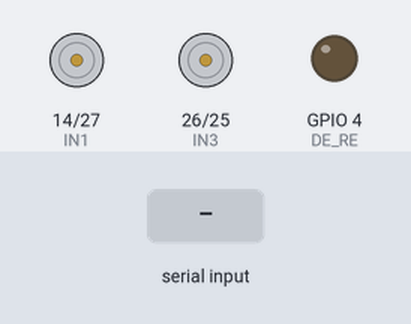
The sketch below on a simulated ESP32. On the bench: motor-driver pin pairs drawn as motors (green arrow = first pin HIGH = forward, orange = second pin HIGH = backward, longer = more drive, scaled by the enable pin), output pins drawn as LEDs (lit = HIGH). The inputs (shaded band) are chosen by the test bench. WiFi joins after 1.5 s; servers stay silent unless stated; nothing arrives over Bluetooth unless stated; what the sketch prints to the serial monitor is not drawn.

Above: at 2.7 s.
2.8 s: "F90\n" received over the second serial link
At 4.7 s:
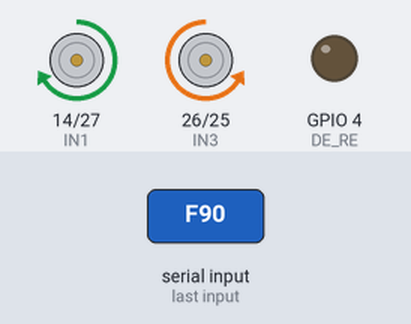
5.0 s: "B90\n" received over the second serial link
At 6.3 s:
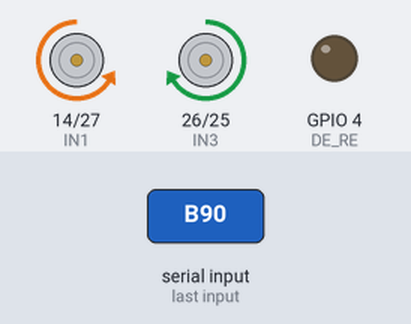
7.0 s: "L90\n" received over the second serial link
At 7.9 s:
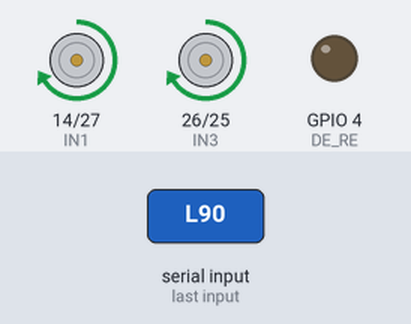
9.0 s: "R90\n" received over the second serial link
At 10.7 s:
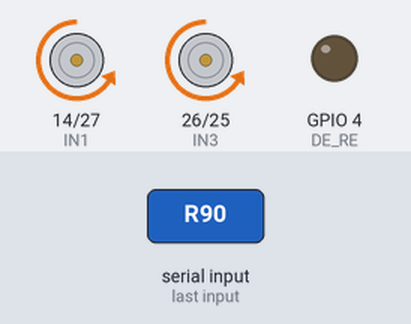
13.0 s: "F" received over the second serial link
At 13.8 s:
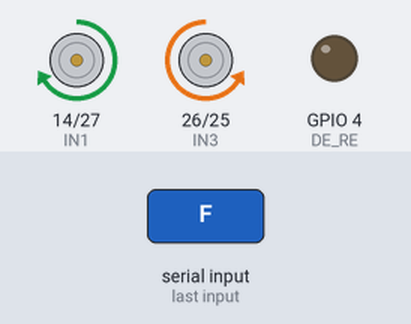
Timing chart, 0 to 16.0 s (numbered marks = the images above; inputs shaded):
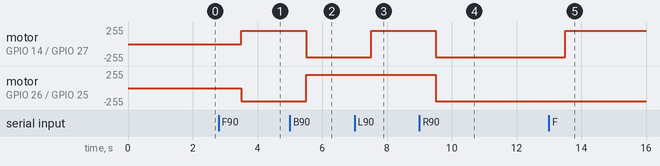

The sketch:

fullcode.ino
```cpp
// ===================================================
//  BLUETOOTH + WIFI + MOTOR + RS485 SENSOR
// ===================================================

#include <BluetoothSerial.h>
#include <WiFi.h>
#include <WebSocketsServer.h>
#include <ArduinoJson.h>
#include <ModbusMaster.h>
#include <HardwareSerial.h>

// ==========================
// Bluetooth
// ==========================
BluetoothSerial SerialBT;

// ==========================
// Motor Pins
// ==========================
#define IN1 14
#define IN2 27
#define IN3 26
#define IN4 25
#define ENA 12
#define ENB 33

#define CH_A 0
#define CH_B 1

int speedA = 200;
int speedB = 200;

// ==========================
// WiFi Credentials
// ==========================
const char* ssid = "Chamika";
const char* password = "12345678";

// WebSocket Server
WebSocketsServer webSocket(8080);

// ==========================
// RS485 Ultrasonic Sensor
// ==========================
#define DE_RE 4      // GPIO to control RS485 direction
HardwareSerial RS485Serial(2); // UART2
ModbusMaster sensorNode;

void preTransmission() { digitalWrite(DE_RE, HIGH); } // TX
void postTransmission() { digitalWrite(DE_RE, LOW); }  // RX

// ==========================
// Setup
// ==========================
void setup() {
  Serial.begin(115200);

  // ---------- MOTOR SETUP ----------
  pinMode(IN1, OUTPUT);
  pinMode(IN2, OUTPUT);
  pinMode(IN3, OUTPUT);
  pinMode(IN4, OUTPUT);

  ledcAttachPin(ENA, CH_A);
  ledcAttachPin(ENB, CH_B);
  ledcSetup(CH_A, 10000, 8);
  ledcSetup(CH_B, 10000, 8);

  // ---------- BLUETOOTH ----------
  SerialBT.begin("ESP32_Motor");
  Serial.println("Bluetooth ready. Pair with ESP32_Motor");

  // ---------- WIFI ----------
  Serial.println("Connecting to WiFi...");
  WiFi.mode(WIFI_STA);
  WiFi.begin(ssid, password);
  while (WiFi.status() != WL_CONNECTED) {
    Serial.print(".");
    delay(500);
  }
  Serial.println("\nWiFi connected!");
  Serial.print("IP: ");
  Serial.println(WiFi.localIP());

  // ---------- WEBSOCKET ----------
  webSocket.begin();
  webSocket.onEvent(onWsEvent);

  // ---------- RS485 SENSOR ----------
  pinMode(DE_RE, OUTPUT);
  digitalWrite(DE_RE, LOW); // start in receive mode
  RS485Serial.begin(115200, SERIAL_8N1, 16, 17); // RX=16, TX=17
  sensorNode.begin(0x01, RS485Serial); // default sensor address
  sensorNode.preTransmission(preTransmission);
  sensorNode.postTransmission(postTransmission);

  Serial.println("RS485 Sensor Ready");
}

// ==========================
// WebSocket Event
// ==========================
void onWsEvent(uint8_t num, WStype_t type, uint8_t *payload, size_t length) {
  if (type == WStype_CONNECTED) Serial.println("WebSocket: Client connected");
  else if (type == WStype_DISCONNECTED) Serial.println("WebSocket: Client disconnected");
}

// ==========================
// Main Loop
// ==========================
unsigned long lastSend = 0;

void loop() {
  webSocket.loop();       // WebSocket service
  handleBluetooth();      // BT commands
  sendDistance();         // Read sensor + send JSON every 200ms
}

// ==========================
// Bluetooth Control Handler
// ==========================
void handleBluetooth() {
  static String buffer = "";
  while (SerialBT.available()) {
    char c = SerialBT.read();
    Serial.print("BT char: "); Serial.println(c);

    if (c == 'F') forward();
    else if (c == 'B') backward();
    else if (c == 'L') left();
    else if (c == 'R') right();
    else if (c == 'S') stopMotors();

    // SPEED COMMAND: s180
    if (c == 's') buffer = "s";
    else if (buffer.startsWith("s")) {
      buffer += c;
      if (buffer.length() == 4) {
        int val = buffer.substring(1).toInt();
        speedA = constrain(val, 0, 255);
        speedB = speedA;
        Serial.print("Speed Updated: "); Serial.println(speedA);
        buffer = "";
      }
    }
  }
}

// ==========================
// Read Sensor & Send JSON
// ==========================
void sendDistance() {
  if (millis() - lastSend > 200) {  // update every 200ms
    lastSend = millis();

    uint16_t distance_mm = 0;
    uint8_t result = sensorNode.readHoldingRegisters(0x0101, 1); // real-time distance
    if (result == sensorNode.ku8MBSuccess) {
      distance_mm = sensorNode.getResponseBuffer(0); // value in mm
    }

    // Convert mm to cm as integer
    uint16_t distance_cm = distance_mm / 10; // decimal truncated

    // Build JSON
    StaticJsonDocument<200> doc;
    doc["d1"] = distance_cm;

    String json;
    serializeJson(doc, json);

    webSocket.broadcastTXT(json);
    Serial.println(json); // debug
  }
}


// ==========================
// Motor Functions
// ==========================
void forward() {
  digitalWrite(IN1, HIGH); digitalWrite(IN2, LOW);
  digitalWrite(IN3, LOW);  digitalWrite(IN4, HIGH);
  ledcWrite(CH_A, speedA); ledcWrite(CH_B, speedB);
}

void backward() {
  digitalWrite(IN1, LOW); digitalWrite(IN2, HIGH);
  digitalWrite(IN3, HIGH); digitalWrite(IN4, LOW);
  ledcWrite(CH_A, speedA); ledcWrite(CH_B, speedB);
}

void left() {
  digitalWrite(IN1, HIGH); digitalWrite(IN2, LOW);
  digitalWrite(IN3, HIGH); digitalWrite(IN4, LOW);
  ledcWrite(CH_A, speedA); ledcWrite(CH_B, speedB);
}

void right() {
  digitalWrite(IN1, LOW); digitalWrite(IN2, HIGH);
  digitalWrite(IN3, LOW); digitalWrite(IN4, HIGH);
  ledcWrite(CH_A, speedA); ledcWrite(CH_B, speedB);
}

void stopMotors() {
  digitalWrite(IN1, LOW); digitalWrite(IN2, LOW);
  digitalWrite(IN3, LOW); digitalWrite(IN4, LOW);
  ledcWrite(CH_A, 0); ledcWrite(CH_B, 0);
}
```

Measured:
- after the input at 2.8 s, motor on GPIO 14 (IN1) / GPIO 27 (IN2): stopped → forward 199/255 after 0.70 s; motor on GPIO 26 (IN3) / GPIO 25 (IN4): stopped → backward 199/255 after 0.70 s
- after the input at 5.0 s, motor on GPIO 14 (IN1) / GPIO 27 (IN2): forward 199/255 → backward 199/255 after 0.51 s; motor on GPIO 26 (IN3) / GPIO 25 (IN4): backward 199/255 → forward 199/255 after 0.51 s
- after the input at 7.0 s, motor on GPIO 14 (IN1) / GPIO 27 (IN2): backward 199/255 → forward 199/255 after 0.51 s
- after the input at 9.0 s, motor on GPIO 14 (IN1) / GPIO 27 (IN2), motor on GPIO 26 (IN3) / GPIO 25 (IN4): forward 199/255 → backward 199/255 after 0.51 s
- after the input at 13.0 s, motor on GPIO 14 (IN1) / GPIO 27 (IN2): backward 199/255 → forward 199/255 after 0.51 s
